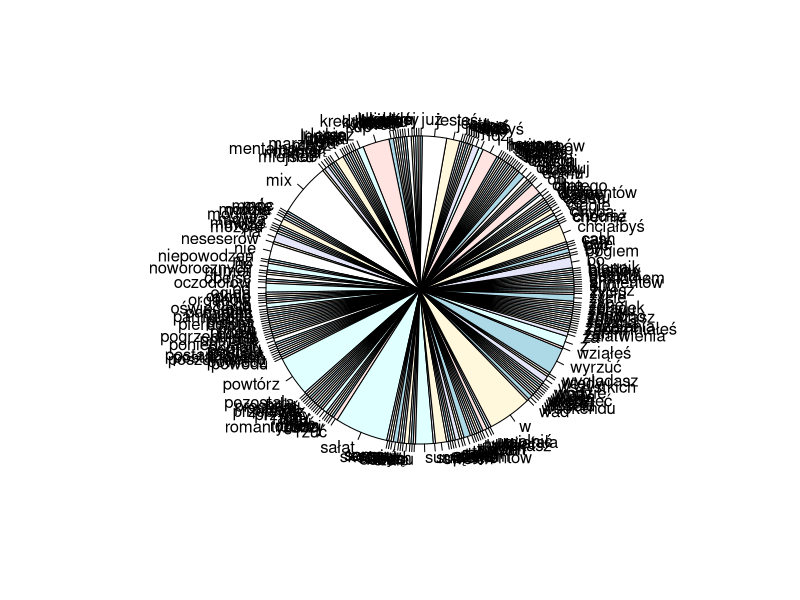
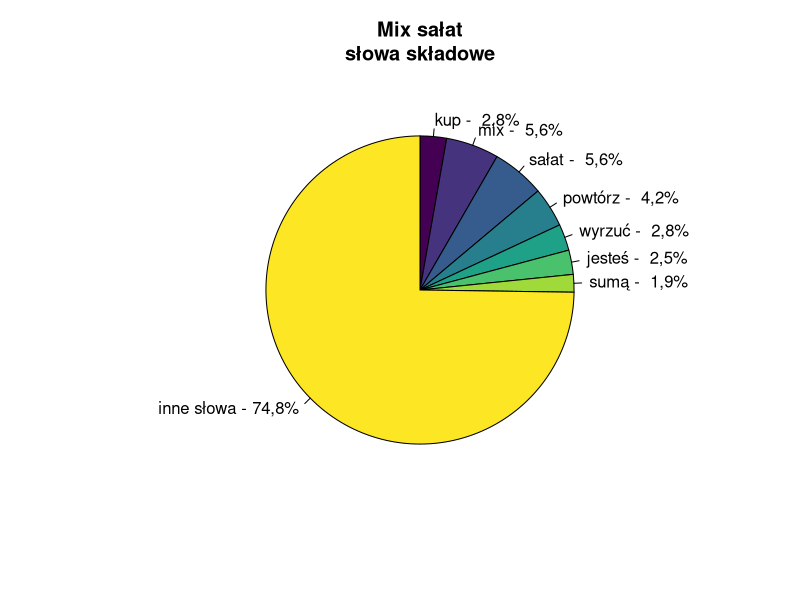
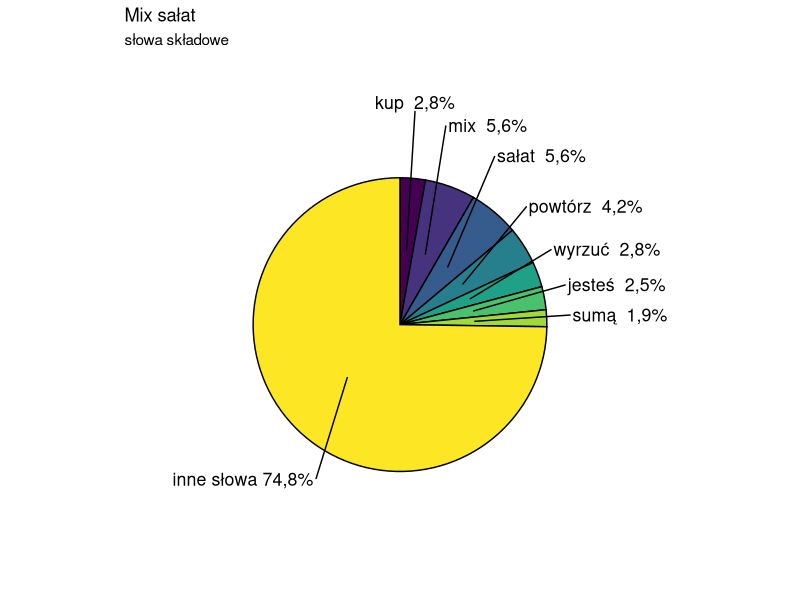

These charts were generated, in order, by the following R code:
lyr <- "Jesteś tylko sumą swoich suplementów
Żyjesz żmudno od weekendu do weekendu
Jak pamiętać o poszukiwaniu piękna
Póki jest w portfelu cash, to nie widzę sensu
Chciałbyś przejąć na weselu cały dance floor
Chciałbyś wiedzieć, jak uwolnić się od stresu
Chciałbyś, żeby życie przejął jakiś mentor
Podaj numer karty kredytowej i nie dziękuj
Jesteś sumą swoich spraw do załatwienia
Robisz papier nie ma czasu na marzenia
Chyba zapomniałeś dzisiaj przyjąć błonnik
Twój żołądek robi stale zażalenia
Jesteś sumą wszystkich swoich wad i błędów
Liczba taka sama jak w przelewie z alimentów
Jesteś jedną z osób, którą ciągle pali w sercu
Bo przez całe swoje życie pozostała w miejscu
Kup mix sałat, wyrzuć mix sałat, powtórz
Kup mix sałat, wyrzuć mix sałat, powtórz
Kup mix sałat, wyrzuć mix sałat, powtórz
Szlugi w poniedziałek rzuć, w środę idź do kiosku
Kup mix sałat, wyrzuć mix sałat, powtórz
Kup mix sałat, wyrzuć mix sałat, powtórz
Kup mix sałat, wyrzuć mix sałat, powtórz, powtórz, powtórz
Jesteś sumą swych organów i hormonów
Każdej rany, która winna jest powodu
Czemu zawsze od komedii romantycznej
Jest tak blisko w twoim życiu do horroru
Chciałbyś więcej mieć diamentów niż popiołu
I dlatego znów uciekasz od mozołu
I dlatego znowu w klubie wziąłeś piksę
I wyglądasz jakbyś nie miał oczodołów
Jesteś sumą swoich wszystkich PLN'ów
Jesteś sumą wszystkich linijek w Excelu
Jesteś białym prochem na dnie neseserów
Jesteś mentalnością twoich starych z PRL'u
No bo masz życie, lecz mógłbyś żyć lepiej
No bo masz szefa, lecz mógłbyś być szefem
No bo masz żonę, lecz mogła być lepsza
Bo masz oponę a mógłbyś mieć dietę
powtórz
Kup mix sałat, wyrzuć mix sałat, powtórz
Kup mix sałat, wyrzuć mix sałat, powtórz
Szlugi w poniedziałek rzuć, w środę idź do kiosku
Kup mix sałat, wyrzuć mix sałat, powtórz
Kup mix sałat, wyrzuć mix sałat, powtórz
Kup mix sałat, wyrzuć mix sałat, powtórz, powtórz, powtórz
Jesteś sumą noworocznych postanowień
Które w lutym postanawiasz jakoś obejść
Chciałbyś kiedyś móc za kogoś skoczyć w ogień
(Wtedy może miałbyś o czym gadać z Panem Bogiem)
Chciałbyś umieć robić zdjęcia analogiem
Chciałbyś umieć robić w domu pannacottę
Chciałbyś, by bazylia Ci nie umierała
Zanim chociaż jeden pierdolony dzień postała w oknie
Jesteś sumą swoich traum i niepowodzeń
Które pogrzebujesz gdzieś głęboko w głowie
W głębi duszy to się zgadzasz z każdym hejtem
Gorsze rzeczy mówisz sobie już na co dzień
Nie pij wody, nie wiesz co jest dzisiaj w wodzie
Powiedz jebać modę, to jest dzisiaj w modzie
W radiu mówią, oświecenie jest za rogiem
1-800-OŚWIECENIE, dzwoń, chętnie Ci pomogę
Kup mix sałat, wyrzuć mix sałat, powtórz
Powtórz"

words <- tolower(unlist(stringr::str_split(lyr, "[[:space:][:punct:]&&[^']]+")))
words
pie(table(words))
#words[substring(words, 1, 5)=="wypij"] <- 'wypij*'

df<-data.frame(table(words))
df$words <- as.character(df$words)
#View(df)
df$words[order(-df$Freq)][df$Freq[order(-df$Freq)]>5]
#df[order(-df$Freq),]

mainwords <- c("kup", "mix", "sałat", "powtórz", "wyrzuć", "jesteś", "sumą")
words2<- words
words2[!(words %in% mainwords)]<-"inne słowa"
words_levels <-c(mainwords, "inne słowa")
#words_levels <-c(mainwords)
words3<-factor(words2, level = words_levels)
levels(words3)[levels(words3)=='pojebane']<-'poj*bane'
levels(words3)[levels(words3)=='kurwa']<-'k***a'

t1 <- 'Mix sałat'
t2 <- 'słowa składowe'
pie(table(words3), 
    clockwise=TRUE, 
    col= viridis::viridis(length(mainwords)+1), 
    #    main="Lyrical composition\nof Let It Be", 
    # main="Występowanie poszczególnych słów\n w Let It Be zespołu The Beatles" 
    main=paste0(t1, '\n', t2),  
    labels=paste(levels(words3),'-', paste0(format(round(table(words3)/sum(table(words3))*100,1), decimal.mark = ','),'%')))



df2<-as.data.frame(table(words3))

library(ggplot2)
library(ggrepel)
library(dplyr)

df2 <- df2 %>%
  mutate(csum = rev(cumsum(rev(Freq))),
         pos = Freq / 2 + lead(csum, 1),
         pos = if_else(is.na(pos), Freq / 2, pos))

ggplot(data = df2, aes(x = "", y = Freq, fill = words3)) +
  geom_col(width = 1, color = 1) +
  coord_polar(theta = "y", direction=-1) +
  geom_text_repel(data = df2, aes(y = pos, label = paste0(words3, ' ', format(round(Freq/sum(Freq)*100,1), decimal.mark=','), "%")),
                  size = 4.5, nudge_x = 1, show.legend = FALSE, col='black') +
  theme_void() + theme(legend.position="none") +scale_fill_viridis_d() + 
  ggtitle(t1, t2)
